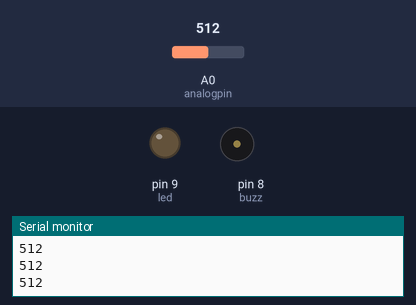
The sketch below on a simulated Arduino Uno, built with avr-gcc and run on an emulated ATmega328P. On the bench: output pins drawn as LEDs (lit = HIGH), buzzer (waves = sounding, pin HIGH), the last lines printed to the serial monitor. The test bench sets the inputs (shaded band); at power-on: A0 (analogpin) = 512.

Above: at 1.2 s.
1.3 s: A0 (analogpin) set to 104
2.8 s: A0 (analogpin) set to 92
At 3.9 s:
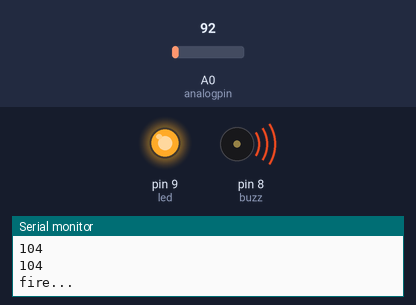
4.3 s: A0 (analogpin) set to 110
At 6.2 s:
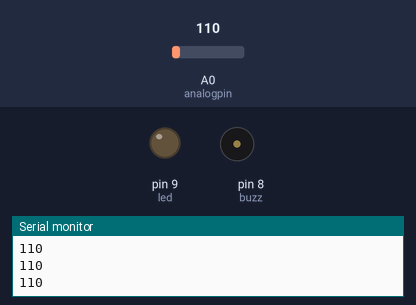
7.3 s: A0 (analogpin) set to 90
At 8.4 s:
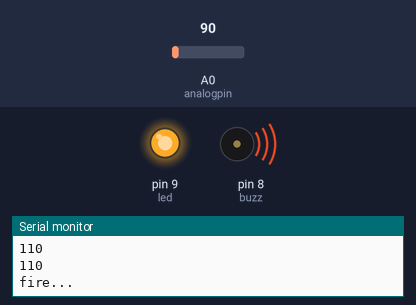
Timing chart, 0 to 9.8 s (numbered marks = the images above; inputs shaded):
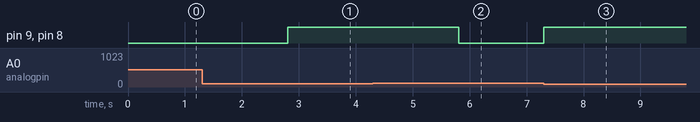

Measured:
- the behaviour switches between 100 and 99 on A0 (analogpin) (found by bisection; images 0 and 1)
- after the input at 2.8 s, pin 9 (led), pin 8 (buzz): LOW → HIGH at once
- after the input at 4.3 s, pin 9 (led), pin 8 (buzz): HIGH → LOW after 1.5 s
- after the input at 7.3 s, pin 9 (led), pin 8 (buzz): LOW → HIGH at once

The sketch:

fire.ino
```cpp
int led = 9;
int buzz = 8;
int analogpin = 0;
int threshold = 500;


void setup() {

   pinMode(led, OUTPUT);
   pinMode(buzz,OUTPUT);
   pinMode(analogpin, INPUT);
   Serial.begin(9600);
  // put your setup code here, to run once:

}

void loop() {

  int sensedValue = analogRead(analogpin);
  if(sensedValue<100){
         digitalWrite(led,HIGH);
         digitalWrite(buzz,HIGH);
         Serial.println("fire...");
         delay(3000);
  }
  else{
    Serial.println(sensedValue);
    digitalWrite(led,LOW);
    digitalWrite(buzz,LOW);
  }
  // put your main code here, to run repeatedly:

}
```
